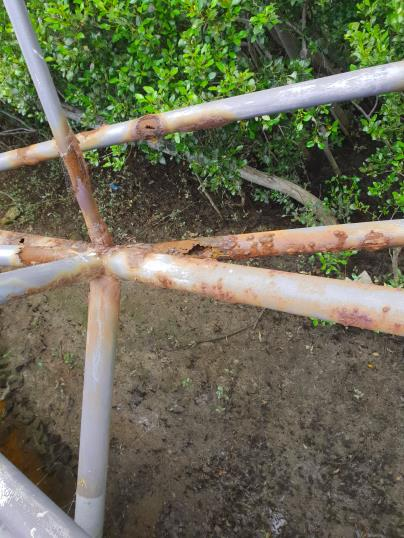
#> input picture images/corrosion1.jpg, 404 x 538 px, found by its file name
$ python main.py   (older library calls are emulated)
#> lines starting #> are read from the running program, lines starting #| are printed output that depends on the picture; after the words box and inside, x2 and y2 are one past the last pixel; in counts of white or black regions, pixels touching at a corner belong together
### myFunctions.py
import matplotlib.pyplot as plt
import matplotlib.cm as cm
import numpy as np
import statistics
import cv2

import os
from PIL import Image

import GLCM


# import the necessary packages
from helpers import pyramid
from helpers import sliding_window

import math


from skimage.color import rgb2hsv

from mpl_toolkits.mplot3d import Axes3D  # noqa
from matplotlib.colors import hsv_to_rgb

import matplotlib.pyplot as plt
from matplotlib import colors


"""
###################################################################################################
# Function to convert number into string
# Switcher is dictionary data type here
###################################################################################################
"""
####################################################################################################
def nameOfImageFile(imageNumber):
    switcher = {

        "1": 'corrosion1.jpg',
        "2": 'corrosion2.jpg',
        "3": 'corrosion3.jpg',
        "4": 'corrosion4.jpg',
        "5": 'corrosion5.jpg',
        "6": 'corrosion6.jpg',
        "7": 'corrosion7.jpg',
        "8": 'corrosion8.jpg',
        "9": 'corrosion9.jpg',
        "10": 'white_glacier.jpg',
        "11": 'car3.jpg',
        "12": 'sample1.jpg',
        "13": 'sample2.jpg',
        "14": 'sample3.jpg',
        "15": 'sample4.jpg',
        "16": 'sample5.jpeg',
        "17": 'pipes1.jpeg',
        "18": 'lion.png',
    }

    # get() method of dictionary data type returns
    # value of passed argument if it is present
    # in dictionary otherwise second argument will
    # be assigned as default value of passed argument
    return switcher.get(imageNumber, "nothing")


"""
####################################################################################################
# Function: plotImageIntoRGBSpace
# It plots the image into RGB space
####################################################################################################
"""
# [20 lines left out: function plotImageIntoRGBSpace, not called in this run]


"""
###################################################################################################
# Function: show_images
# Display a list of images in a single figure with matplotlib.
#
# Input Parameter:
# ----------------
# images: List of np.arrays compatible with plt.imshow
# rows (Default = 1): Number of rows in figure (number of columns is
#                     set to np.ceil(n_images/float(rows))).

# titles: List of titles corresponding to each image. Must have
#         the same length as images.
####################################################################################################
"""
# [18 lines left out: function show_images, not called in this run]


"""
###################################################################################################
function : create_image()
###################################################################################################
"""
# Create a new image with the given size
# [4 lines left out: function create_image, not called in this run]


"""
###################################################################################################
function : get_pixel()
###################################################################################################
"""
# Get the pixel from the given image
# [12 lines left out: function get_pixel, not called in this run]


"""
###################################################################################################
# Function: convert_grayscale
# Create a Grayscale version of the image.
#
# Input Parameter:
# ----------------
# image: colored image
# rows (Default = 1): Number of rows in figure (number of columns is
#                     set to np.ceil(n_images/float(rows))).
#
# Returns--neighbors : List of neighbors to the seed
####################################################################################################
"""
# [38 lines left out: function convert_grayscale, not called in this run]


"""
###################################################################################################
function : averagePixels()
###################################################################################################
"""
# find the average rgb color for an image
# [26 lines left out: function averagePixels, not called in this run]


"""
# cv2.calcHist(images, channels, mask, histSize, ranges[, hist[, accumulate]])
# 1 images : it is the source image of type uint8 or float32. it should be given in square brackets, ie, [img]
# 	2	channels : it is also given in square brackets. It the index of channel for which we calculate histogram.
# 	For example, if input is grayscale image, its value is [0]. For color image, you can pass [0],[1] or [2]
# 	to calculate histogram of blue,green or red channel respectively.
# 3	mask : mask image. To find histogram of full image, it is given as "None".
# But if you want to find histogram of particular region of image, you have to
# create a mask image for that and give it as mask. (I will show an example later.)
# 	4	histSize : this represents our BIN count. Need to be given in square brackets. For full scale, we pass [256].
# 	5	ranges : this is our RANGE. Normally, it is [0,256].
#
"""
def getImageHistogram(image, bits_representation):
    hist = cv2.calcHist([image],[0],None,[2**bits_representation],[0,2**bits_representation])
    return hist


from PIL import Image
import matplotlib.pyplot as plt

def getRed(redVal):
    return '#%02x%02x%02x' % (redVal, 0, 0)

def getGreen(greenVal):
    return '#%02x%02x%02x' % (0, greenVal, 0)

def getBlue(blueVal):
    return '#%02x%02x%02x' % (0, 0, blueVal)


"""
###################################################################################################
function : plotHistogramOfAColoredImage()
###################################################################################################
"""
# [44 lines left out: function plotHistogramOfAColoredImage, not called in this run]


import scipy
from scipy import ndimage
import matplotlib.pyplot as plt
import matplotlib.colors as colors
import numpy as np
from scipy import misc
import scipy.misc


"""
###################################################################################################
function : plotHistogramOfHSVImage()
###################################################################################################
"""
# [30 lines left out: function plotHistogramOfHSVImage, not called in this run]


"""
###################################################################################################
function : sliding_window_()
###################################################################################################
"""
def sliding_window_(image_basic_RGB,image_basic_BGR, image_to_work_on):

    cv2.imshow('Original Image', image_basic_BGR)

    (winW, winH) = (15, 15)

    clone = image_basic_BGR.copy()

    hsv_img = rgb2hsv(image_basic_RGB)  # working fine

    hue_img = hsv_img[:, :, 0]
    saturation_img = hsv_img[:, :, 1]
    value_img = hsv_img[:, :, 2]

    testraster = clone.copy()

    # loop over the image pyramid
    for resized in pyramid(image_to_work_on, scale=0):

        # loop over the sliding window for each layer of the pyramid
        for (x, y, window) in sliding_window(resized, stepSize=winW, windowSize=(winW, winH)):
            # if the window does not meet our desired window size, ignore it
            if window.shape[0] != winH or window.shape[1] != winW:
                continue

            # THIS IS WHERE YOU WOULD PROCESS YOUR WINDOW, SUCH AS APPLYING A
		    # MACHINE LEARNING CLASSIFIER TO CLASSIFY THE CONTENTS OF THE
		    # WINDOW

            [glcm, entropy, energy, contrast, homogeneity, dissimilarity,
             correlation] = GLCM.imageTextureMeasuresFromGLCM(window,
                                                              texture_type='none',
                                                              gray_levels=32,
                                                              displacement=[2, 2])

            if energy <= 0.05: #working
                # print('patch has been catched')
                # clone[y: y+window.shape[0], x:x+window.shape[1]] = 255

                for yy in range(y,y+window.shape[0]):
                    for xx in range(x,x+window.shape[1]):

                        h = hue_img[yy, xx]
                        s = saturation_img[yy, xx]
                        v = value_img[yy, xx]

                        # print('H Value: %f' % h)
                        # print('S Value: %f' % s)
                        # print('V Value: %f' % v)

                        if (not((v < 0.50) or (v > 0.50 and s < 0.20))) and h <= 0.07 and (resized[yy,xx] != 32 and resized[yy,xx] != 0):
                            HS = max(h,s)
                            if 0.30 <= HS <= 1.00:
                                clone[yy, xx] = (0, 0, 255)
                                testraster[yy, xx] = (0, 0, 255)
                            elif 0.15 <= HS < 0.30:
                                clone[yy, xx] = (0, 255, 0)
                                testraster[yy, xx] = (0, 255, 0)
                            elif 0.0 <= HS < 0.15:
                                clone[yy, xx] = (255, 0, 0)
                                testraster[yy, xx] = (255, 0, 0)

            cv2.rectangle(clone, (x, y), (x + winW, y + winH), (0, 165, 255), 0)
            cv2.namedWindow("RUST DEDECTION")
            cv2.imshow("RUST DEDECTION", clone)
            cv2.waitKey(1)
        # [9 lines of commented-out code are left out]
    return testraster


"""
####################################################################################################
# THIS FUNCTION RESIZES THE IMAGE BY KEEPING ITS ASPECT RATIO
# INPUT : IMAGE, WIDTH, HIGHT
# RETURN VALUE: RESIZED IMAGE
####################################################################################################
"""
# [30 lines left out: function image_resize, not called in this run]


"""
###################################################################################################
function : removeBackgroundImage()
###################################################################################################
"""
# [46 lines left out: function removeBackgroundImage, not called in this run]

### GLCM.py
#!/usr/bin/env python


import random
import math
import functools

import numpy as np
import copy


"""
###################################################################################################
function : imageTextureMeasuresFromGLCM()
###################################################################################################
"""
def imageTextureMeasuresFromGLCM(image, texture_type='none', gray_levels=256, displacement=[0, 1]):


    if texture_type == 'random':
      image = [[random.randint(0,gray_levels-1)
                        for _ in range(IMAGE_SIZE)] for _ in range(IMAGE_SIZE)]
    elif texture_type == 'diagonal':
        image = [[gray_levels - 1 if (i+j)%2 == 0 else 0
                        for i in range(IMAGE_SIZE)] for j in range(IMAGE_SIZE)]
    elif texture_type == 'vertical':
        image = [[gray_levels - 1 if i%2 == 0 else 0
                        for i in range(IMAGE_SIZE)] for _ in range(IMAGE_SIZE)]
    elif texture_type == 'horizontal':
        image = [[gray_levels - 1 if j%2 == 0 else 0
                        for i in range(IMAGE_SIZE)] for j in range(IMAGE_SIZE)]
    elif texture_type == 'checkerboard':
        image = [[gray_levels - 1 if (i+j+1)%2 == 0 else 0
                        for i in range(IMAGE_SIZE)] for j in range(IMAGE_SIZE)]
    elif texture_type == 'low_contrast':
        image[0] = [random.randint(0,gray_levels-1) for _ in range(IMAGE_SIZE)]
        for i in range(1,IMAGE_SIZE):
            image[i][0] = random.randint(0,gray_levels-1)
            for j in range(1,IMAGE_SIZE):
                image[i][j] = image[i-1][j-1]
    else:
        # grab the image dimensions
        IMAGE_SIZE_HEIGHT = image.shape[0]  # Height if the image
        IMAGE_SIZE_WIDTH = image.shape[1]  # Width of the image


    glcm = [[0 for _ in range(gray_levels)] for _ in range(gray_levels)]

    rowmax = IMAGE_SIZE_HEIGHT - displacement[0] if displacement[0] else IMAGE_SIZE_HEIGHT -1
    colmax = IMAGE_SIZE_WIDTH - displacement[1] if displacement[1] else IMAGE_SIZE_WIDTH -1

    for i in range(rowmax):
        for j in range(colmax):
            m, n =  image[i][j], image[i + displacement[0]][j + displacement[1]]
            glcm[m][n] += 1
            glcm[n][m] += 1

    # CALCULATE ATTRIBUTES OF THE GLCM MATRIX:

    entropy = energy = contrast = \
        homogeneity = dissimilarity = correlation = None
    mu_m = mu_n = segma_m = segma_n = None

    normalizer = functools.reduce(lambda x,y: x + sum(y), glcm, 0)

    if normalizer != 0:
        for m in range(len(glcm)):
            for n in range(len(glcm[0])):
                prob = (1.0 * glcm[m][n]) / normalizer
                if (prob >= 0.0001) and (prob <= 0.999):
                    log_prob = math.log(prob,2)
                if prob < 0.0001:
                    log_prob = 0
                if prob > 0.999:
                    log_prob = 0
                if entropy is None:
                    entropy = -1.0 * prob * log_prob
                    continue
                entropy += -1.0 * prob * log_prob
                if energy is None:
                    energy = prob ** 2
                    continue
                energy += prob ** 2
                if contrast is None:
                    contrast = ((m - n)**2 ) * prob
                    continue
                contrast += ((m - n) ** 2) * prob
                if dissimilarity is None:
                    dissimilarity = abs(m - n) * prob
                    continue
                dissimilarity += abs(m - n) * prob
                if (mu_m is None) or (mu_n is None) or (segma_m is None) or (segma_n is None):
                    mu_m = m * prob
                    segma_m = ((m-mu_m)**2) * prob
                    mu_n = n * prob
                    segma_n = ((n-mu_n)**2) * prob
                    continue
                mu_m += m * prob
                segma_m += ((m - mu_m) ** 2) * prob
                mu_n += n * prob
                segma_n += ((n - mu_n) ** 2) * prob
                if segma_m !=0 and segma_n !=0:
                    if correlation is None:
                        correlation = ((m-mu_m)*(n-mu_n)*prob) / (segma_m * segma_n)
                        continue
                    correlation += ((m-mu_m)*(n-mu_n)*prob) / (segma_m * segma_n)
                if homogeneity is None:
                    homogeneity = prob / ( ( 1 + abs(m - n) ) ** 2.0 )
                    continue
                homogeneity += prob / ( (1  + abs(m - n) ) ** 2.0 )

        if abs(entropy) < 0.0000001: entropy = 0.0
        # [7 lines of commented-out code are left out]

    return [glcm, entropy, energy, contrast, homogeneity, dissimilarity, correlation]


"""
###################################################################################################
function : imageColouredTextureMeasuresFromGLCM()
###################################################################################################
"""
# [114 lines left out: function imageColouredTextureMeasuresFromGLCM, not called in this run]

### helpers.py
# import the necessary packages
import imutils

def pyramid(image, scale=1.5, minSize=(30, 30)):
	# yield the original image
	yield image

	if scale != 0:
		# keep looping over the pyramid
		while True:
			# compute the new dimensions of the image and resize it
			w = int(image.shape[1] / scale)
			image = imutils.resize(image, width=w)

			# if the resized image does not meet the supplied minimum
			# size, then stop constructing the pyramid
			if image.shape[0] < minSize[1] or image.shape[1] < minSize[0]:
				break

			# yield the next image in the pyramid
			yield image

def sliding_window(image, stepSize, windowSize):
	# slide a window across the image
	for y in range(0, image.shape[0], stepSize):
		for x in range(0, image.shape[1], stepSize):
			# yield the current window
			yield (x, y, image[y:y + windowSize[1], x:x + windowSize[0]])

### main.py

import myFunctions
import textwrap
import cv2
import copy
import numpy as np
import os.path


outputimage = []
title = []


#Method Main
def main(imageName):


    #clear some variables
    outputimage.clear()
    title.clear()


    image_colored_BGR = cv2.imread('./images/%s' % imageName, cv2.IMREAD_COLOR)  # Second argument is a flag which specifies the way image should be read

    image_colored_BGR_clone = copy.copy(image_colored_BGR)
    image_colored_RGB = cv2.cvtColor(image_colored_BGR_clone, cv2.COLOR_BGR2RGB)

    image_gray = cv2.cvtColor(image_colored_RGB, cv2.COLOR_BGR2GRAY)

    # print(myFunctions.averagePixels(image_colored_RGB))

    image_gray_downSampled_to_5bits = np.floor_divide(copy.copy(image_gray) , 8)

    testraster = myFunctions.sliding_window_(image_colored_RGB,image_colored_BGR, image_gray_downSampled_to_5bits)

    cv2.namedWindow("RUST DEDECTION")
    cv2.imshow('RUST DEDECTION', testraster)
    cv2.waitKey(0)


if __name__ == "__main__":
    # ========================================================================================================
    # ========================================================================================================
    #                           START OF THE PROGRAM
    # ========================================================================================================
    # ========================================================================================================
    print(textwrap.fill('\n', 80))
    print("*" * 80)
    print(textwrap.fill('SUMMER PROJECT - 2019', 80))
    print(textwrap.fill('IDENTIFICATION OF CORRODED AREAS IN AN IMAGE\n', 80))
    print(textwrap.fill('IMPLEMENTED BY: BASSAM ARNAOUT', 80))
    print(textwrap.fill('SUBMITTED TO: DR. MOHAMMED AYOUB ALAOUI', 80))
    print(textwrap.fill("BISHOP'S UNIVERSITY", 80))
    print(textwrap.fill('\n', 80))
    print(textwrap.fill('The objective of this program the aim is use a data driven approach to evaluate '
                        'corrosion spread across an asset. The input data is a large dataset of high quality '
                        'dense image data. Corroded areas need to be identified in each image.', 80))
    print(textwrap.fill('\n', 80))
    print(textwrap.fill('DATE AUGUST-15-2019', 80))
    print("*" * 80)

    while True:
        print(textwrap.fill('\n\n', 80))
        print(textwrap.fill('Select which image from the below you want to process or '
                            'Type the image name: (Example sample1.jpg):',80))
        print('\n')
        print('1. corrosion1.jpg            2. corrosion2.jpg')
        print('3. corrosion3.jpg            4. corrosion4.jpg')
        print('5. corrosion5.jpg            6. corrosion6.jpg')
        print('7. corrosion7.jpg            8. corrosion8.jpg')
        print('9. corrosion9.jpg            10. white_glacier.jpg')
        print('11. car3.jpg                 12. sample1.jpg')
        print('13. sample2.jpg              14. sample3.jpg')
        print('15. sample4.jpg              16. sample5.jpeg')
        print('17. pipes1.jpeg              18. lion.png')
        print('Q.  QUIT')

        userInput = input("\nEnter your selection or Type image name: ")
#> the answer given: images/corrosion1.jpg
        print('\n')

        imageName = myFunctions.nameOfImageFile(userInput)

        if userInput == 'Q' or userInput == 'q':
            break
        else:
            if imageName == 'nothing':
                #check if the entered string from user is a file name and it exist
                if not os.path.isfile('./images/%s' % userInput,):
                    # ignore if no such file is present.

                    print('\nFILE ("%s") COULD NOT BE OPENED...\n' %userInput)
                    print("-" * 80)
                    pass

                else:
                    main(userInput)
#> in main, image_colored_BGR is the input picture: shape (538, 404, 3); mean B, G, R 85.2, 107.6, 106.9
#> in main, `image_gray = cv2.cvtColor(image_colored_RGB, cv2.COLOR_BGR2GRAY)`:
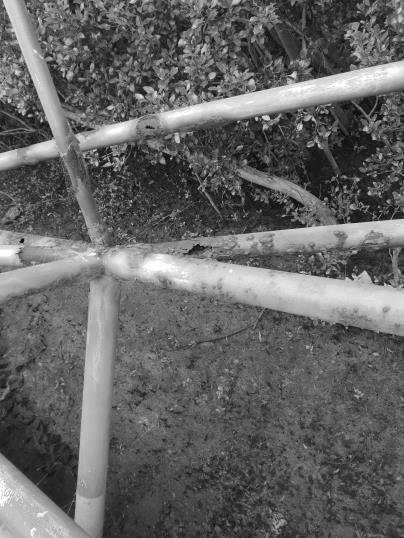
#> image_gray: shape (538, 404); min 4, max 255, mean 100.9
#> in sliding_window_, `hue_img = hsv_img[:, :, 0]`:
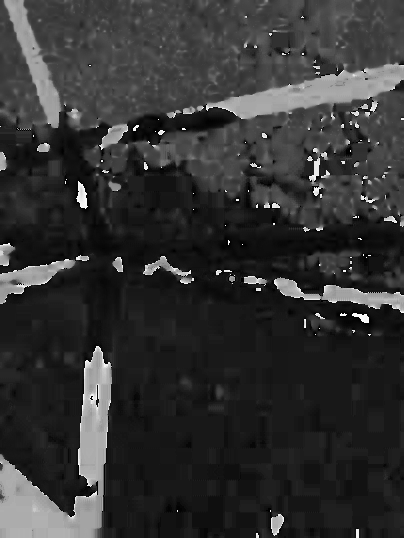
#> hue_img: shape (538, 404) float64; min 0, max 0.997, mean 0.201
#> in sliding_window_, `saturation_img = hsv_img[:, :, 1]`:
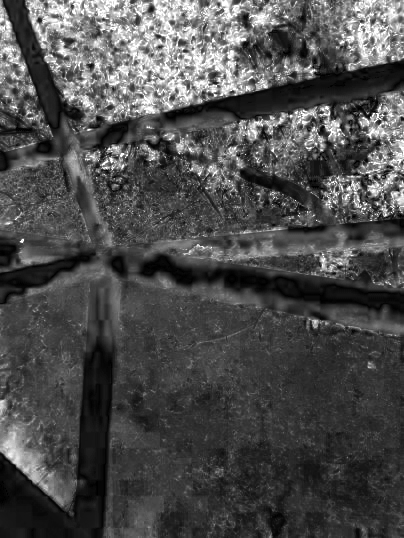
#> saturation_img: shape (538, 404) float64; min 0, max 1, mean 0.301
#> in sliding_window_, `value_img = hsv_img[:, :, 2]`:
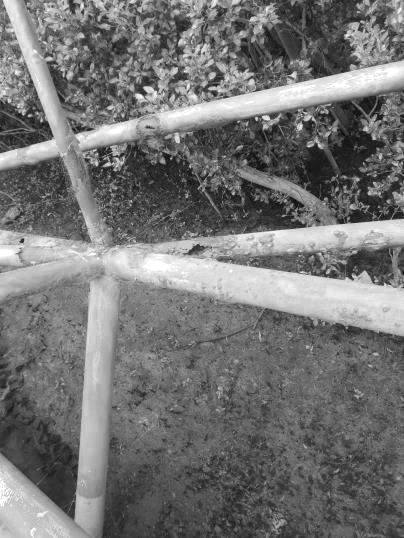
#> value_img: shape (538, 404) float64; min 0.0235, max 1, mean 0.457
#> the loop in sliding_window_, `for resized in pyramid(image_to_work_on, scale=0):` made 1 pass
#> pass 1, in sliding_window_, `cv2.imshow("RUST DEDECTION", clone)`:
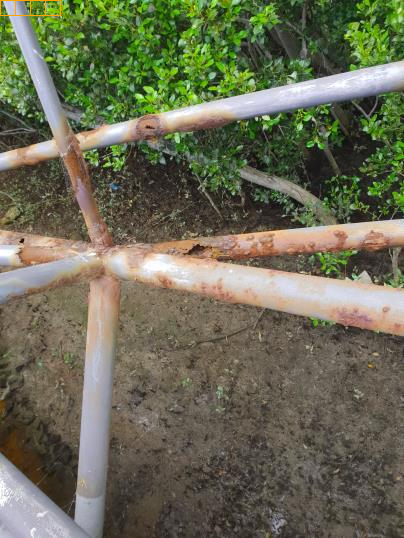
#> window 'RUST DEDECTION': shape (538, 404, 3); mean B, G, R 85.2, 107.6, 107
#> after the loop in sliding_window_, `for resized in pyramid(image_to_work_on, scale=0):`:
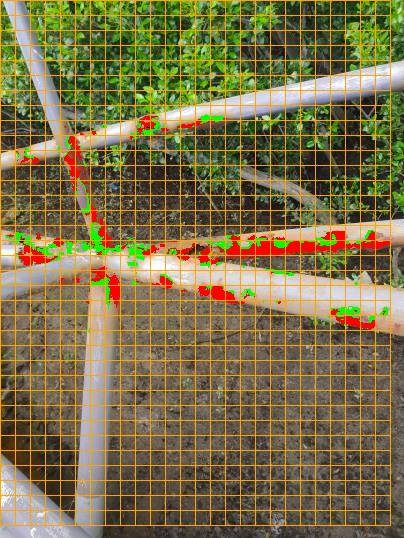
#> clone: shape (538, 404, 3); 15.93% of pixels changed, all inside (x1, y1, x2, y2) = (0, 0, 391, 526)
#> after the loop in sliding_window_, `for resized in pyramid(image_to_work_on, scale=0):`:
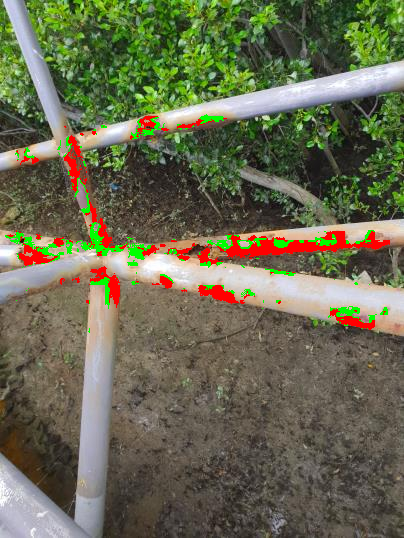
#> testraster: shape (538, 404, 3); 3.86% of pixels changed, all inside (x1, y1, x2, y2) = (5, 114, 390, 333)
#> (the run stopped early here; a loop or call above may not have finished)
